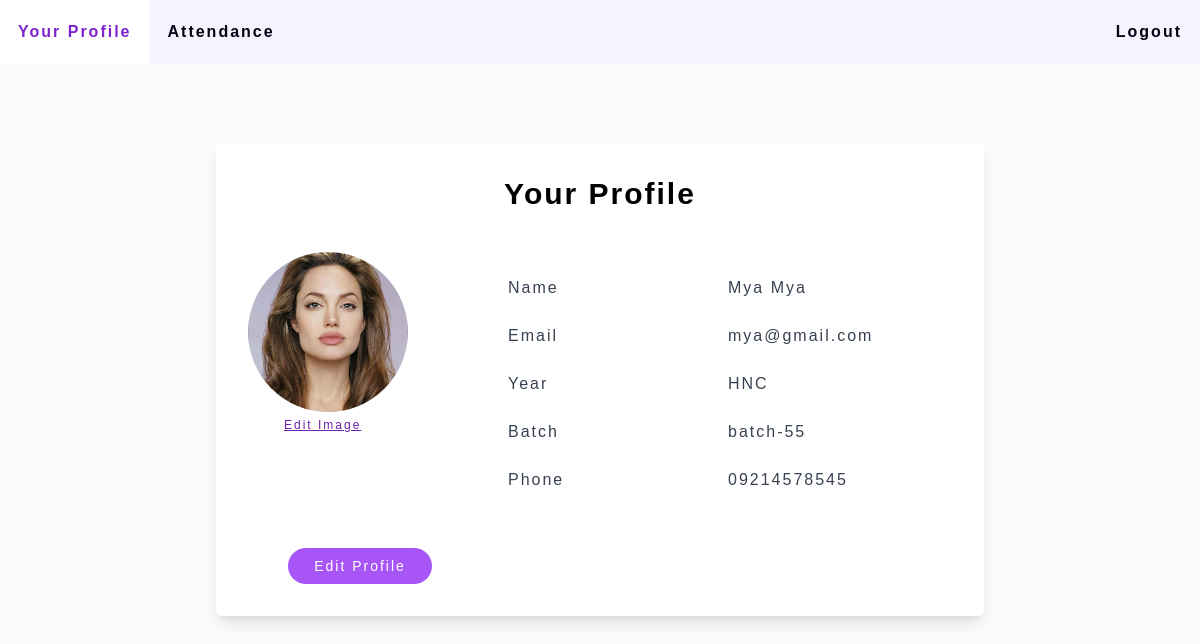
Page /student/profile (signed in) on the committed database.
### Website/models.py (models this page shows)
class Student(db.Model, UserMixin): # user object
    id = db.Column(db.Integer, primary_key=True)
    email = db.Column(db.String(150), unique=True)
    name = db.Column(db.String(150))
    password = db.Column(db.String(150))
    year = db.Column(db.Integer, db.ForeignKey('year.id'))
    batch = db.Column(db.String(150))
    phone = db.Column(db.String(150))
    profile = db.Column(db.String(300))
    attendances = db.relationship('Attendance')

class Year(db.Model):
    id = db.Column(db.Integer, primary_key=True)
    year_name = db.Column(db.String(150))
    students = db.relationship('Student')
    attendances = db.relationship('Attendance')

### app.py (the view)
@app.route('/student/profile', methods=['GET', 'POST'])
def studentProfile():
    if 'student_id' not in session:
        return redirect(url_for('stLogin'))
    else:
        return studentprofile()

### Website/studentfeatures.py (called while the page is built, shortened)
def studentprofile():
    user_id = session.get('student_id')
    student = Student.query.get(user_id)
    student_year = Year.query.get(student.year).year_name
    years = Year.query.all()
    return render_template('studentProfile.html', user=student, student_year=student_year, years=years)

### Website/templates/studentProfile.html (shortened to what this page needs)
<!DOCTYPE html>
<html lang="en">
  <head>
    <script src="https://cdn.tailwindcss.com"></script>
    <link
      rel="stylesheet"
      type="text/css"
      href="{{ url_for('static', filename='css/index.css') }}"
    />
  </head>
  <body>
    <div class="bg-slate-50 h-screen">
    <div>
      <ul class="bg-violet-50 m-0 list-none overflow-hidden">
        <li class="float-left">
          <a href="/student/profile" class="navi">Your Profile</a>
        </li>
        <li class="float-left">
          <a href="/student/attendance" class="navi">Attendance</a>
        </li>
        <li class="float-right"><a href="/student/logout" class="navi">Logout</a></li>
      </ul>
    </div>
    <div class="flex flex-col justify-center items-center">
      <div class="mx-auto max-w-3xl mt-20 w-full bg-white p-8 rounded-md shadow-lg">
        <h2 class="text-3xl font-semibold mb-10 text-center">Your Profile</h2>
        <div class="max-w-screen-lg mx-auto mt-10 grid grid-cols-3 gap-4">
          <div>
            <img
              src="{{ url_for('static', filename='images/'+ user.profile) }}"
              alt="Welcome Image"
              class="rounded-full h-40 w-40 object-cover"
            />
            <form id="profileImageForm" enctype="multipart/form-data" method="POST">
                <label for="profileImage" class="underline text-xs ml-9 text-purple-800">
                    Edit Image
                </label>
            </form>
          </div>
          <div>
            <p class="pl-5 text-gray-700 font-medium my-6">Name</p>
            <p class="pl-5 text-gray-700 font-medium my-6">Email</p>
            <p class="pl-5 text-gray-700 font-medium my-6">Year</p>
            <p class="pl-5 text-gray-700 font-medium my-6">Batch</p>
            <p class="pl-5 text-gray-700 font-medium my-6">Phone</p>
          </div>
          <div>
            <p class="text-gray-700 font-medium my-6">{{ user.name}}</p>
            <p class="text-gray-700 font-medium my-6">{{ user.email}}</p>
            <p class="text-gray-700 font-medium my-6">{{ student_year }}</p>
            <p class="text-gray-700 font-medium my-6">{{ user.batch}}</p>
            <p class="text-gray-700 font-medium my-6">{{ user.phone}}</p>
          </div>
          <button id="myBtnProfile" class="bg-purple-500 text-white text-sm mt-4 mx-10 px-2 py-2 rounded-3xl hover:bg-purple-600 focus:outline-none focus:bg-purple-600">Edit Profile</button>
        </div>
      </div>
      </div>
  </body>
</html>

### Website/static/css/index.css (style rules this page uses)
html { font-family: Tahoma, sans-serif !important; letter-spacing: 2px; }
.navi { display: block; color: rgb(8, 1, 19); text-align: center; padding: 20px 18px; text-decoration: none; font-weight: 600; }

### rows in the picture
Student: profile (picture), name "Mya Mya", email "mya@gmail.com", batch "batch-55", phone "09214578545"
Year: year_name "HNC"
